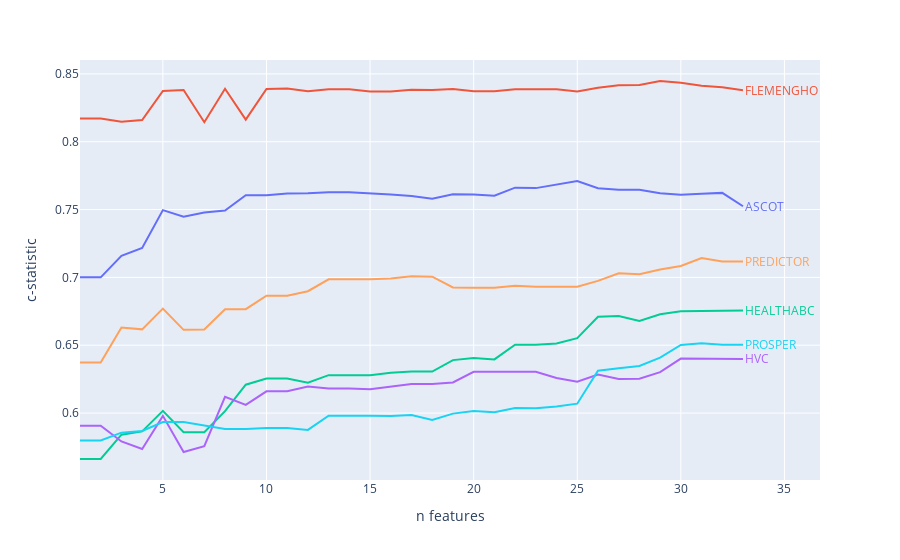

Source (notebook cell):
### Code cell
fig = px.line(DataFrame(metrics_per_n_features).T)
fig.for_each_trace(lambda line: fig.add_annotation(
    x=line.x[0], y=line.y[0], text=line.name,
    font_color=line.line.color, ax=0, ay=0, xanchor="left", showarrow=False
))
fig.update_layout(
    showlegend=False,
    xaxis_title="n features",
    yaxis_title='c-statistic',
)

### Figure 1 — Plotly figure (JSON) as saved in the notebook; plotly's stock layout.template omitted (floating-point values rounded to 4 significant figures)
{"data": [{"hovertemplate": "variable=ASCOT<br>index=%{x}<br>value=%{y}<extra></extra>", "legendgroup": "ASCOT", "line": {"color": "#636efa", "dash": "solid"}, "marker": {"symbol": "circle"}, "mode": "lines", "name": "ASCOT", "orientation": "v", "showlegend": true, "type": "scatter", "x": [33, 32, 31, 30, 29, 28, 27, 26, 25, 24, 23, 22, 21, 20, 19, 18, 17, 16, 15, 14, 13, 12, 11, 10, 9, 8, 7, 6, 5, 4, 3, 2, 1], "xaxis": "x", "y": [0.7524, 0.7623, 0.7616, 0.7609, 0.7621, 0.7646, 0.7645, 0.7657, 0.771, 0.7687, 0.7658, 0.7661, 0.7602, 0.7611, 0.7613, 0.758, 0.76, 0.7611, 0.762, 0.7628, 0.7628, 0.762, 0.7619, 0.7606, 0.7606, 0.7494, 0.7478, 0.7447, 0.7496, 0.7216, 0.7159, 0.7, 0.7], "yaxis": "y"}, {"hovertemplate": "variable=FLEMENGHO<br>index=%{x}<br>value=%{y}<extra></extra>", "legendgroup": "FLEMENGHO", "line": {"color": "#EF553B", "dash": "solid"}, "marker": {"symbol": "circle"}, "mode": "lines", "name": "FLEMENGHO", "orientation": "v", "showlegend": true, "type": "scatter", "x": [33, 32, 31, 30, 29, 28, 27, 26, 25, 24, 23, 22, 21, 20, 19, 18, 17, 16, 15, 14, 13, 12, 11, 10, 9, 8, 7, 6, 5, 4, 3, 2, 1], "xaxis": "x", "y": [0.838, 0.8402, 0.8413, 0.8434, 0.8448, 0.8418, 0.8416, 0.8397, 0.8371, 0.8386, 0.8387, 0.8386, 0.8372, 0.8372, 0.8389, 0.8381, 0.8383, 0.837, 0.8371, 0.8386, 0.8386, 0.8372, 0.8392, 0.8389, 0.8163, 0.8391, 0.8144, 0.8381, 0.8375, 0.816, 0.8148, 0.8172, 0.8172], "yaxis": "y"}, {"hovertemplate": "variable=HEALTHABC<br>index=%{x}<br>value=%{y}<extra></extra>", "legendgroup": "HEALTHABC", "line": {"color": "#00cc96", "dash": "solid"}, "marker": {"symbol": "circle"}, "mode": "lines", "name": "HEALTHABC", "orientation": "v", "showlegend": true, "type": "scatter", "x": [33, 32, 31, 30, 29, 28, 27, 26, 25, 24, 23, 22, 21, 20, 19, 18, 17, 16, 15, 14, 13, 12, 11, 10, 9, 8, 7, 6, 5, 4, 3, 2, 1], "xaxis": "x", "y": [0.6755, 0.6755, 0.6755, 0.675, 0.6728, 0.6679, 0.6714, 0.6709, 0.6552, 0.6513, 0.6503, 0.6503, 0.6395, 0.6406, 0.639, 0.6306, 0.6305, 0.6297, 0.6278, 0.6278, 0.6279, 0.6224, 0.6255, 0.6255, 0.6209, 0.6014, 0.5859, 0.5859, 0.6016, 0.5865, 0.584, 0.5661, 0.5661], "yaxis": "y"}, {"hovertemplate": "variable=HVC<br>index=%{x}<br>value=%{y}<extra></extra>", "legendgroup": "HVC", "line": {"color": "#ab63fa", "dash": "solid"}, "marker": {"symbol": "circle"}, "mode": "lines", "name": "HVC", "orientation": "v", "showlegend": true, "type": "scatter", "x": [33, 32, 31, 30, 29, 28, 27, 26, 25, 24, 23, 22, 21, 20, 19, 18, 17, 16, 15, 14, 13, 12, 11, 10, 9, 8, 7, 6, 5, 4, 3, 2, 1], "xaxis": "x", "y": [0.6399, 0.6399, 0.6402, 0.6402, 0.6301, 0.6253, 0.6251, 0.6284, 0.6231, 0.6258, 0.6304, 0.6304, 0.6304, 0.6304, 0.6226, 0.6213, 0.6213, 0.6193, 0.6176, 0.6181, 0.6181, 0.6196, 0.616, 0.616, 0.606, 0.612, 0.5756, 0.5713, 0.5979, 0.5735, 0.5791, 0.5906, 0.5906], "yaxis": "y"}, {"hovertemplate": "variable=PREDICTOR<br>index=%{x}<br>value=%{y}<extra></extra>", "legendgroup": "PREDICTOR", "line": {"color": "#FFA15A", "dash": "solid"}, "marker": {"symbol": "circle"}, "mode": "lines", "name": "PREDICTOR", "orientation": "v", "showlegend": true, "type": "scatter", "x": [33, 32, 31, 30, 29, 28, 27, 26, 25, 24, 23, 22, 21, 20, 19, 18, 17, 16, 15, 14, 13, 12, 11, 10, 9, 8, 7, 6, 5, 4, 3, 2, 1], "xaxis": "x", "y": [0.7117, 0.7117, 0.7142, 0.7084, 0.7059, 0.7023, 0.703, 0.6974, 0.6931, 0.6932, 0.693, 0.6938, 0.6924, 0.6924, 0.6926, 0.7006, 0.7008, 0.6992, 0.6986, 0.6986, 0.6986, 0.6898, 0.6865, 0.6865, 0.6765, 0.6765, 0.6616, 0.6613, 0.677, 0.6617, 0.663, 0.6373, 0.6373], "yaxis": "y"}, {"hovertemplate": "variable=PROSPER<br>index=%{x}<br>value=%{y}<extra></extra>", "legendgroup": "PROSPER", "line": {"color": "#19d3f3", "dash": "solid"}, "marker": {"symbol": "circle"}, "mode": "lines", "name": "PROSPER", "orientation": "v", "showlegend": true, "type": "scatter", "x": [33, 32, 31, 30, 29, 28, 27, 26, 25, 24, 23, 22, 21, 20, 19, 18, 17, 16, 15, 14, 13, 12, 11, 10, 9, 8, 7, 6, 5, 4, 3, 2, 1], "xaxis": "x", "y": [0.6503, 0.6503, 0.6515, 0.6502, 0.6409, 0.6347, 0.6331, 0.6311, 0.6069, 0.6048, 0.6036, 0.6036, 0.6006, 0.6015, 0.5996, 0.5949, 0.5986, 0.5978, 0.5981, 0.5981, 0.5981, 0.5876, 0.589, 0.589, 0.5883, 0.5883, 0.5911, 0.5934, 0.5934, 0.5868, 0.5855, 0.5798, 0.5798], "yaxis": "y"}], "layout": {"annotations": [{"ax": 0, "ay": 0, "font": {"color": "#636efa"}, "showarrow": false, "text": "ASCOT", "x": 33, "xanchor": "left", "y": 0.7524}, {"ax": 0, "ay": 0, "font": {"color": "#EF553B"}, "showarrow": false, "text": "FLEMENGHO", "x": 33, "xanchor": "left", "y": 0.838}, {"ax": 0, "ay": 0, "font": {"color": "#00cc96"}, "showarrow": false, "text": "HEALTHABC", "x": 33, "xanchor": "left", "y": 0.6755}, {"ax": 0, "ay": 0, "font": {"color": "#ab63fa"}, "showarrow": false, "text": "HVC", "x": 33, "xanchor": "left", "y": 0.6399}, {"ax": 0, "ay": 0, "font": {"color": "#FFA15A"}, "showarrow": false, "text": "PREDICTOR", "x": 33, "xanchor": "left", "y": 0.7117}, {"ax": 0, "ay": 0, "font": {"color": "#19d3f3"}, "showarrow": false, "text": "PROSPER", "x": 33, "xanchor": "left", "y": 0.6503}], "legend": {"title": {"text": "variable"}, "tracegroupgap": 0}, "margin": {"t": 60}, "showlegend": false, "xaxis": {"anchor": "y", "domain": [0.0, 1.0], "title": {"text": "n features"}}, "yaxis": {"anchor": "x", "domain": [0.0, 1.0], "title": {"text": "c-statistic"}}}}
